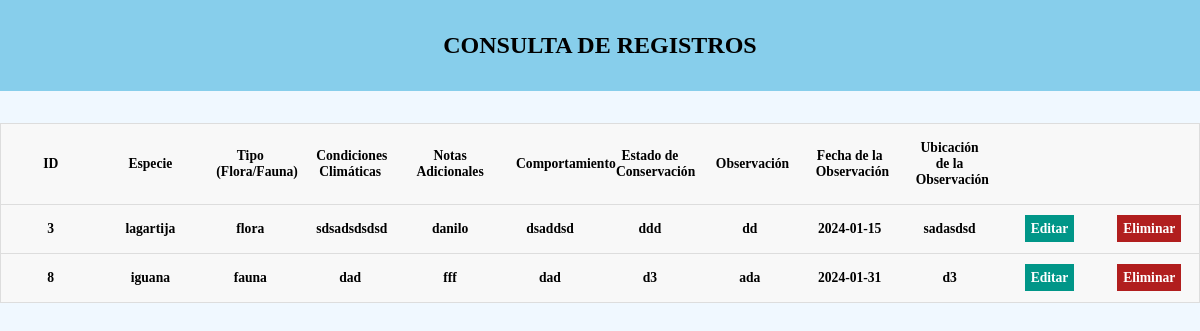
/php_monitoreo/index.php, run on the app's committed database.
### tables this page shows
CREATE TABLE `monitoreo`  (
  `id` int(11) NOT NULL AUTO_INCREMENT,
  `especie` varchar(50) NOT NULL,
  `tipo` varchar(10) NOT NULL,
  `condiciones` varchar(100) NOT NULL,
  `notas` varchar(100) NOT NULL,
  `comportamiento` varchar(100) NOT NULL,
  `estado` varchar(30) NOT NULL,
  `observacion` varchar(100) NOT NULL,
  `fecha` date NOT NULL,
  `ubicacion` varchar(100) NOT NULL,
  PRIMARY KEY (`id`) USING BTREE
);

### php_monitoreo/index.php (the view, shortened to what this page needs)
<?php
$con = connection();
$sql = "SELECT * FROM monitoreo";
$query = mysqli_query($con, $sql);
?>
<!DOCTYPE html>
<html lang="en">
<head>
    <link href="../css/crud.css" rel="stylesheet">
    <link rel="stylesheet" href="../css/monitoreo.css">
</head>
<body>
    <div class="users-table">
        <h2>CONSULTA DE REGISTROS</h2>
        <table>
            <thead>
                <tr>
                    <th>ID</th>
                    <th>Especie</th>
                    <th>Tipo (Flora/Fauna)</th>
                    <th>Condiciones Climáticas</th>
                    <th>Notas Adicionales</th>
                    <th>Comportamiento</th>
                    <th>Estado de Conservación</th>
                    <th>Observación</th>
                    <th>Fecha de la Observación</th>
                    <th>Ubicación de la Observación</th>
                    <th></th>
                    <th></th>
                </tr>
            </thead>
            <tbody>
                <?php while ($row = mysqli_fetch_array($query)): ?>
                    <tr>
                        <th><?= $row['id'] ?></th>
                        <th><?= $row['especie'] ?></th>
                        <th><?= $row['tipo'] ?></th>
                        <th><?= $row['condiciones'] ?></th>
                        <th><?= $row['notas'] ?></th>
                        <th><?= $row['estado'] ?></th>
                        <th><?= $row['observacion'] ?></th>
                        <th><?= $row['comportamiento'] ?></th>
                        <th><?= $row['fecha'] ?></th>
                        <th><?= $row['ubicacion'] ?></th>
                        <th><a href="update.php?id=<?= $row['id'] ?>" class="users-table--edit">Editar</a></th>
                        <th><a href="delete.php?id=<?= $row['id'] ?>" class="users-table--delete" >Eliminar</a></th>
                    </tr>
                <?php endwhile; ?>
            </tbody>
        </table>
    </div>
</body>
</html>

### css/crud.css (style rules this page uses)
html { text-align: center; background-color: aliceblue; }
a { text-decoration: none; }
.users-table table { border: 1px solid #ccc; border-collapse: collapse; margin: 0; padding: 0; width: 100%; table-layout: fixed; }
h2 { margin-bottom: 2rem; }
table tr { background-color: #f8f8f8; border: 1px solid #ddd; padding: 4px; }
table th { padding: 16px; text-align: center; font-size: .85em; }
.users-table--edit { background: #009688; padding: 6px; color: #fff; text-align: center; font-weight: bold; }
.users-table--delete { background: #b11e1e; padding: 6px; color: #fff; text-align: center; font-weight: bold; }

### css/monitoreo.css (style rules this page uses)
* { margin: 0; padding: 0; box-sizing: border-box; }
h2 { background-color: skyblue; padding: 2rem; text-align: center; }

### data on the page
monitoreo: id "3", especie "lagartija", tipo "flora", condiciones "sdsadsdsdsd", notas "danilo", estado "dsaddsd", observacion "ddd", comportamiento "dd", fecha "2024-01-15", ubicacion "sadasdsd"
monitoreo: id "8", especie "iguana", tipo "fauna", condiciones "dad", notas "fff", estado "dad", observacion "d3", comportamiento "ada", fecha "2024-01-31", ubicacion "d3"
